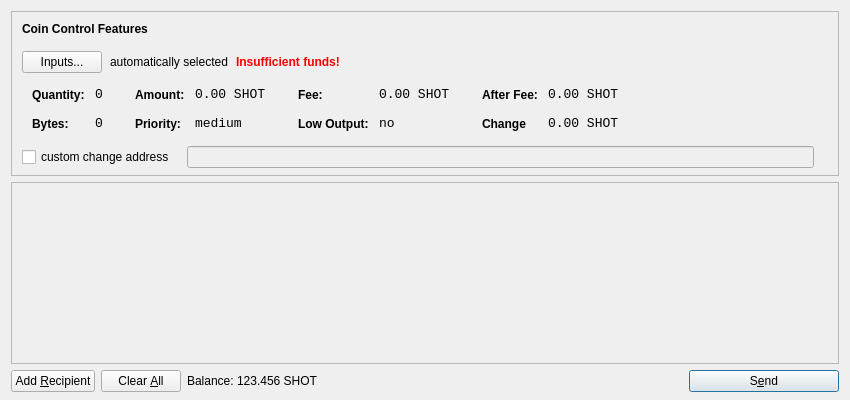
<?xml version="1.0" encoding="UTF-8"?>
<ui version="4.0">
 <class>SendCoinsDialog</class>
 <widget class="QDialog" name="SendCoinsDialog">
  <property name="geometry">
   <rect>
    <x>0</x>
    <y>0</y>
    <width>850</width>
    <height>400</height>
   </rect>
  </property>
  <property name="windowTitle">
   <string>Send Coins</string>
  </property>
  <layout class="QVBoxLayout" name="verticalLayout" stretch="0,1,0">
   <property name="bottomMargin">
    <number>8</number>
   </property>
   <item>
    <widget class="QFrame" name="frameCoinControl">
     <property name="sizePolicy">
      <sizepolicy hsizetype="Expanding" vsizetype="Expanding">
       <horstretch>0</horstretch>
       <verstretch>0</verstretch>
      </sizepolicy>
     </property>
     <property name="maximumSize">
      <size>
       <width>16777215</width>
       <height>16777215</height>
      </size>
     </property>
     <property name="frameShape">
      <enum>QFrame::StyledPanel</enum>
     </property>
     <property name="frameShadow">
      <enum>QFrame::Sunken</enum>
     </property>
     <layout class="QVBoxLayout" name="verticalLayoutCoinControl2">
      <property name="spacing">
       <number>6</number>
      </property>
      <property name="leftMargin">
       <number>0</number>
      </property>
      <property name="topMargin">
       <number>0</number>
      </property>
      <property name="rightMargin">
       <number>0</number>
      </property>
      <property name="bottomMargin">
       <number>6</number>
      </property>
      <item>
       <layout class="QVBoxLayout" name="verticalLayoutCoinControl" stretch="0,0,0,0,1">
        <property name="spacing">
         <number>0</number>
        </property>
        <property name="leftMargin">
         <number>10</number>
        </property>
        <property name="topMargin">
         <number>10</number>
        </property>
        <item>
         <layout class="QHBoxLayout" name="horizontalLayoutCoinControl1">
          <property name="bottomMargin">
           <number>15</number>
          </property>
          <item>
           <widget class="QLabel" name="labelCoinControlFeatures">
            <property name="sizePolicy">
             <sizepolicy hsizetype="Preferred" vsizetype="Maximum">
              <horstretch>0</horstretch>
              <verstretch>0</verstretch>
             </sizepolicy>
            </property>
            <property name="font">
             <font>
              <weight>75</weight>
              <bold>true</bold>
             </font>
            </property>
            <property name="styleSheet">
             <string notr="true">font-weight:bold;</string>
            </property>
            <property name="text">
             <string>Coin Control Features</string>
            </property>
           </widget>
          </item>
         </layout>
        </item>
        <item>
         <layout class="QHBoxLayout" name="horizontalLayoutCoinControl2" stretch="0,0,0,0">
          <property name="spacing">
           <number>8</number>
          </property>
          <property name="bottomMargin">
           <number>10</number>
          </property>
          <item>
           <widget class="QPushButton" name="pushButtonCoinControl">
            <property name="styleSheet">
             <string notr="true"/>
            </property>
            <property name="text">
             <string>Inputs...</string>
            </property>
           </widget>
          </item>
          <item>
           <widget class="QLabel" name="labelCoinControlAutomaticallySelected">
            <property name="text">
             <string>automatically selected</string>
            </property>
            <property name="margin">
             <number>5</number>
            </property>
           </widget>
          </item>
          <item>
           <widget class="QLabel" name="labelCoinControlInsuffFunds">
            <property name="font">
             <font>
              <weight>75</weight>
              <bold>true</bold>
             </font>
            </property>
            <property name="styleSheet">
             <string notr="true">color:red;font-weight:bold;</string>
            </property>
            <property name="text">
             <string>Insufficient funds!</string>
            </property>
            <property name="margin">
             <number>5</number>
            </property>
           </widget>
          </item>
          <item>
           <spacer name="horizontalSpacerCoinControl">
            <property name="orientation">
             <enum>Qt::Horizontal</enum>
            </property>
            <property name="sizeHint" stdset="0">
             <size>
              <width>40</width>
              <height>1</height>
             </size>
            </property>
           </spacer>
          </item>
         </layout>
        </item>
        <item>
         <widget class="QWidget" name="widgetCoinControl" native="true">
          <property name="sizePolicy">
           <sizepolicy hsizetype="Preferred" vsizetype="Preferred">
            <horstretch>0</horstretch>
            <verstretch>0</verstretch>
           </sizepolicy>
          </property>
          <property name="minimumSize">
           <size>
            <width>0</width>
            <height>0</height>
           </size>
          </property>
          <property name="styleSheet">
           <string notr="true"/>
          </property>
          <layout class="QHBoxLayout" name="horizontalLayoutCoinControl5">
           <property name="leftMargin">
            <number>0</number>
           </property>
           <property name="topMargin">
            <number>0</number>
           </property>
           <property name="rightMargin">
            <number>0</number>
           </property>
           <property name="bottomMargin">
            <number>0</number>
           </property>
           <item>
            <layout class="QHBoxLayout" name="horizontalLayoutCoinControl3" stretch="0,0,0,1">
             <property name="spacing">
              <number>20</number>
             </property>
             <property name="topMargin">
              <number>0</number>
             </property>
             <property name="bottomMargin">
              <number>10</number>
             </property>
             <item>
              <layout class="QFormLayout" name="formLayoutCoinControl1">
               <property name="horizontalSpacing">
                <number>10</number>
               </property>
               <property name="verticalSpacing">
                <number>14</number>
               </property>
               <property name="leftMargin">
                <number>10</number>
               </property>
               <property name="topMargin">
                <number>4</number>
               </property>
               <property name="rightMargin">
                <number>6</number>
               </property>
               <item row="0" column="0">
                <widget class="QLabel" name="labelCoinControlQuantityText">
                 <property name="styleSheet">
                  <string notr="true">font-weight:bold;</string>
                 </property>
                 <property name="text">
                  <string>Quantity:</string>
                 </property>
                 <property name="margin">
                  <number>0</number>
                 </property>
                </widget>
               </item>
               <item row="0" column="1">
                <widget class="QLabel" name="labelCoinControlQuantity">
                 <property name="font">
                  <font>
                   <family>Monospace</family>
                   <pointsize>10</pointsize>
                  </font>
                 </property>
                 <property name="cursor">
                  <cursorShape>IBeamCursor</cursorShape>
                 </property>
                 <property name="contextMenuPolicy">
                  <enum>Qt::ActionsContextMenu</enum>
                 </property>
                 <property name="text">
                  <string>0</string>
                 </property>
                 <property name="margin">
                  <number>0</number>
                 </property>
                 <property name="textInteractionFlags">
                  <set>Qt::LinksAccessibleByMouse|Qt::TextSelectableByKeyboard|Qt::TextSelectableByMouse</set>
                 </property>
                </widget>
               </item>
               <item row="1" column="0">
                <widget class="QLabel" name="labelCoinControlBytesText">
                 <property name="styleSheet">
                  <string notr="true">font-weight:bold;</string>
                 </property>
                 <property name="text">
                  <string>Bytes:</string>
                 </property>
                </widget>
               </item>
               <item row="1" column="1">
                <widget class="QLabel" name="labelCoinControlBytes">
                 <property name="font">
                  <font>
                   <family>Monospace</family>
                   <pointsize>10</pointsize>
                  </font>
                 </property>
                 <property name="cursor">
                  <cursorShape>IBeamCursor</cursorShape>
                 </property>
                 <property name="contextMenuPolicy">
                  <enum>Qt::ActionsContextMenu</enum>
                 </property>
                 <property name="text">
                  <string>0</string>
                 </property>
                 <property name="textInteractionFlags">
                  <set>Qt::LinksAccessibleByMouse|Qt::TextSelectableByKeyboard|Qt::TextSelectableByMouse</set>
                 </property>
                </widget>
               </item>
              </layout>
             </item>
             <item>
              <layout class="QFormLayout" name="formLayoutCoinControl2">
               <property name="horizontalSpacing">
                <number>10</number>
               </property>
               <property name="verticalSpacing">
                <number>14</number>
               </property>
               <property name="leftMargin">
                <number>6</number>
               </property>
               <property name="topMargin">
                <number>4</number>
               </property>
               <property name="rightMargin">
                <number>6</number>
               </property>
               <item row="0" column="0">
                <widget class="QLabel" name="labelCoinControlAmountText">
                 <property name="styleSheet">
                  <string notr="true">font-weight:bold;</string>
                 </property>
                 <property name="text">
                  <string>Amount:</string>
                 </property>
                 <property name="margin">
                  <number>0</number>
                 </property>
                </widget>
               </item>
               <item row="0" column="1">
                <widget class="QLabel" name="labelCoinControlAmount">
                 <property name="font">
                  <font>
                   <family>Monospace</family>
                   <pointsize>10</pointsize>
                  </font>
                 </property>
                 <property name="cursor">
                  <cursorShape>IBeamCursor</cursorShape>
                 </property>
                 <property name="contextMenuPolicy">
                  <enum>Qt::ActionsContextMenu</enum>
                 </property>
                 <property name="text">
                  <string notr="true">0.00 SHOT</string>
                 </property>
                 <property name="textInteractionFlags">
                  <set>Qt::LinksAccessibleByMouse|Qt::TextSelectableByKeyboard|Qt::TextSelectableByMouse</set>
                 </property>
                </widget>
               </item>
               <item row="1" column="0">
                <widget class="QLabel" name="labelCoinControlPriorityText">
                 <property name="styleSheet">
                  <string notr="true">font-weight:bold;</string>
                 </property>
                 <property name="text">
                  <string>Priority:</string>
                 </property>
                </widget>
               </item>
               <item row="1" column="1">
                <widget class="QLabel" name="labelCoinControlPriority">
                 <property name="font">
                  <font>
                   <family>Monospace</family>
                   <pointsize>10</pointsize>
                  </font>
                 </property>
                 <property name="cursor">
                  <cursorShape>IBeamCursor</cursorShape>
                 </property>
                 <property name="contextMenuPolicy">
                  <enum>Qt::ActionsContextMenu</enum>
                 </property>
                 <property name="text">
                  <string>medium</string>
                 </property>
                 <property name="textInteractionFlags">
                  <set>Qt::LinksAccessibleByMouse|Qt::TextSelectableByKeyboard|Qt::TextSelectableByMouse</set>
                 </property>
                </widget>
               </item>
              </layout>
             </item>
             <item>
              <layout class="QFormLayout" name="formLayoutCoinControl3">
               <property name="horizontalSpacing">
                <number>10</number>
               </property>
               <property name="verticalSpacing">
                <number>14</number>
               </property>
               <property name="leftMargin">
                <number>6</number>
               </property>
               <property name="topMargin">
                <number>4</number>
               </property>
               <property name="rightMargin">
                <number>6</number>
               </property>
               <item row="0" column="0">
                <widget class="QLabel" name="labelCoinControlFeeText">
                 <property name="styleSheet">
                  <string notr="true">font-weight:bold;</string>
                 </property>
                 <property name="text">
                  <string>Fee:</string>
                 </property>
                 <property name="margin">
                  <number>0</number>
                 </property>
                </widget>
               </item>
               <item row="0" column="1">
                <widget class="QLabel" name="labelCoinControlFee">
                 <property name="font">
                  <font>
                   <family>Monospace</family>
                   <pointsize>10</pointsize>
                  </font>
                 </property>
                 <property name="cursor">
                  <cursorShape>IBeamCursor</cursorShape>
                 </property>
                 <property name="contextMenuPolicy">
                  <enum>Qt::ActionsContextMenu</enum>
                 </property>
                 <property name="text">
                  <string notr="true">0.00 SHOT</string>
                 </property>
                 <property name="textInteractionFlags">
                  <set>Qt::LinksAccessibleByMouse|Qt::TextSelectableByKeyboard|Qt::TextSelectableByMouse</set>
                 </property>
                </widget>
               </item>
               <item row="1" column="0">
                <widget class="QLabel" name="labelCoinControlLowOutputText">
                 <property name="styleSheet">
                  <string notr="true">font-weight:bold;</string>
                 </property>
                 <property name="text">
                  <string>Low Output:</string>
                 </property>
                </widget>
               </item>
               <item row="1" column="1">
                <widget class="QLabel" name="labelCoinControlLowOutput">
                 <property name="font">
                  <font>
                   <family>Monospace</family>
                   <pointsize>10</pointsize>
                  </font>
                 </property>
                 <property name="cursor">
                  <cursorShape>IBeamCursor</cursorShape>
                 </property>
                 <property name="contextMenuPolicy">
                  <enum>Qt::ActionsContextMenu</enum>
                 </property>
                 <property name="text">
                  <string>no</string>
                 </property>
                 <property name="textInteractionFlags">
                  <set>Qt::LinksAccessibleByMouse|Qt::TextSelectableByKeyboard|Qt::TextSelectableByMouse</set>
                 </property>
                </widget>
               </item>
              </layout>
             </item>
             <item>
              <layout class="QFormLayout" name="formLayoutCoinControl4">
               <property name="horizontalSpacing">
                <number>10</number>
               </property>
               <property name="verticalSpacing">
                <number>14</number>
               </property>
               <property name="leftMargin">
                <number>6</number>
               </property>
               <property name="topMargin">
                <number>4</number>
               </property>
               <property name="rightMargin">
                <number>6</number>
               </property>
               <item row="0" column="0">
                <widget class="QLabel" name="labelCoinControlAfterFeeText">
                 <property name="styleSheet">
                  <string notr="true">font-weight:bold;</string>
                 </property>
                 <property name="text">
                  <string>After Fee:</string>
                 </property>
                 <property name="margin">
                  <number>0</number>
                 </property>
                </widget>
               </item>
               <item row="0" column="1">
                <widget class="QLabel" name="labelCoinControlAfterFee">
                 <property name="font">
                  <font>
                   <family>Monospace</family>
                   <pointsize>10</pointsize>
                  </font>
                 </property>
                 <property name="cursor">
                  <cursorShape>IBeamCursor</cursorShape>
                 </property>
                 <property name="contextMenuPolicy">
                  <enum>Qt::ActionsContextMenu</enum>
                 </property>
                 <property name="text">
                  <string notr="true">0.00 SHOT</string>
                 </property>
                 <property name="textInteractionFlags">
                  <set>Qt::LinksAccessibleByMouse|Qt::TextSelectableByKeyboard|Qt::TextSelectableByMouse</set>
                 </property>
                </widget>
               </item>
               <item row="1" column="0">
                <widget class="QLabel" name="labelCoinControlChangeText">
                 <property name="styleSheet">
                  <string notr="true">font-weight:bold;</string>
                 </property>
                 <property name="text">
                  <string>Change</string>
                 </property>
                </widget>
               </item>
               <item row="1" column="1">
                <widget class="QLabel" name="labelCoinControlChange">
                 <property name="font">
                  <font>
                   <family>Monospace</family>
                   <pointsize>10</pointsize>
                  </font>
                 </property>
                 <property name="cursor">
                  <cursorShape>IBeamCursor</cursorShape>
                 </property>
                 <property name="contextMenuPolicy">
                  <enum>Qt::ActionsContextMenu</enum>
                 </property>
                 <property name="text">
                  <string notr="true">0.00 SHOT</string>
                 </property>
                 <property name="textInteractionFlags">
                  <set>Qt::LinksAccessibleByMouse|Qt::TextSelectableByKeyboard|Qt::TextSelectableByMouse</set>
                 </property>
                </widget>
               </item>
              </layout>
             </item>
            </layout>
           </item>
          </layout>
         </widget>
        </item>
        <item>
         <layout class="QHBoxLayout" name="horizontalLayoutCoinControl4" stretch="0,0,0">
          <property name="spacing">
           <number>12</number>
          </property>
          <property name="sizeConstraint">
           <enum>QLayout::SetDefaultConstraint</enum>
          </property>
          <property name="topMargin">
           <number>5</number>
          </property>
          <property name="rightMargin">
           <number>5</number>
          </property>
          <item>
           <widget class="QCheckBox" name="checkBoxCoinControlChange">
            <property name="text">
             <string>custom change address</string>
            </property>
           </widget>
          </item>
          <item>
           <widget class="QLineEdit" name="lineEditCoinControlChange">
            <property name="enabled">
             <bool>false</bool>
            </property>
            <property name="sizePolicy">
             <sizepolicy hsizetype="Expanding" vsizetype="Fixed">
              <horstretch>0</horstretch>
              <verstretch>0</verstretch>
             </sizepolicy>
            </property>
           </widget>
          </item>
          <item>
           <widget class="QLabel" name="labelCoinControlChangeLabel">
            <property name="sizePolicy">
             <sizepolicy hsizetype="Preferred" vsizetype="Expanding">
              <horstretch>0</horstretch>
              <verstretch>0</verstretch>
             </sizepolicy>
            </property>
            <property name="minimumSize">
             <size>
              <width>0</width>
              <height>0</height>
             </size>
            </property>
            <property name="text">
             <string/>
            </property>
            <property name="margin">
             <number>3</number>
            </property>
           </widget>
          </item>
         </layout>
        </item>
        <item>
         <spacer name="verticalSpacerCoinControl">
          <property name="orientation">
           <enum>Qt::Vertical</enum>
          </property>
          <property name="sizeHint" stdset="0">
           <size>
            <width>800</width>
            <height>1</height>
           </size>
          </property>
         </spacer>
        </item>
       </layout>
      </item>
     </layout>
    </widget>
   </item>
   <item>
    <widget class="QScrollArea" name="scrollArea">
     <property name="widgetResizable">
      <bool>true</bool>
     </property>
     <widget class="QWidget" name="scrollAreaWidgetContents">
      <property name="geometry">
       <rect>
        <x>0</x>
        <y>0</y>
        <width>830</width>
        <height>145</height>
       </rect>
      </property>
      <layout class="QVBoxLayout" name="verticalLayout_2">
       <property name="leftMargin">
        <number>0</number>
       </property>
       <property name="topMargin">
        <number>0</number>
       </property>
       <property name="rightMargin">
        <number>0</number>
       </property>
       <property name="bottomMargin">
        <number>0</number>
       </property>
       <item>
        <layout class="QVBoxLayout" name="entries">
         <property name="spacing">
          <number>6</number>
         </property>
        </layout>
       </item>
       <item>
        <spacer name="verticalSpacer">
         <property name="orientation">
          <enum>Qt::Vertical</enum>
         </property>
         <property name="sizeHint" stdset="0">
          <size>
           <width>20</width>
           <height>40</height>
          </size>
         </property>
        </spacer>
       </item>
      </layout>
     </widget>
    </widget>
   </item>
   <item>
    <layout class="QHBoxLayout" name="horizontalLayout">
     <item>
      <widget class="QPushButton" name="addButton">
       <property name="toolTip">
        <string>Send to multiple recipients at once</string>
       </property>
       <property name="text">
        <string>Add &amp;Recipient</string>
       </property>
       <property name="autoDefault">
        <bool>false</bool>
       </property>
      </widget>
     </item>
     <item>
      <widget class="QPushButton" name="clearButton">
       <property name="sizePolicy">
        <sizepolicy hsizetype="Minimum" vsizetype="Fixed">
         <horstretch>0</horstretch>
         <verstretch>0</verstretch>
        </sizepolicy>
       </property>
       <property name="toolTip">
        <string>Remove all transaction fields</string>
       </property>
       <property name="text">
        <string>Clear &amp;All</string>
       </property>
       <property name="autoRepeatDelay">
        <number>300</number>
       </property>
       <property name="autoDefault">
        <bool>false</bool>
       </property>
      </widget>
     </item>
     <item>
      <layout class="QHBoxLayout" name="horizontalLayout_2">
       <property name="spacing">
        <number>3</number>
       </property>
       <item>
        <widget class="QLabel" name="label">
         <property name="sizePolicy">
          <sizepolicy hsizetype="Preferred" vsizetype="Fixed">
           <horstretch>0</horstretch>
           <verstretch>0</verstretch>
          </sizepolicy>
         </property>
         <property name="text">
          <string>Balance:</string>
         </property>
        </widget>
       </item>
       <item>
        <widget class="QLabel" name="labelBalance">
         <property name="sizePolicy">
          <sizepolicy hsizetype="Preferred" vsizetype="Fixed">
           <horstretch>0</horstretch>
           <verstretch>0</verstretch>
          </sizepolicy>
         </property>
         <property name="cursor">
          <cursorShape>IBeamCursor</cursorShape>
         </property>
         <property name="text">
          <string notr="true">123.456 SHOT</string>
         </property>
         <property name="textInteractionFlags">
          <set>Qt::LinksAccessibleByMouse|Qt::TextSelectableByKeyboard|Qt::TextSelectableByMouse</set>
         </property>
        </widget>
       </item>
      </layout>
     </item>
     <item>
      <spacer name="horizontalSpacer">
       <property name="orientation">
        <enum>Qt::Horizontal</enum>
       </property>
       <property name="sizeHint" stdset="0">
        <size>
         <width>40</width>
         <height>20</height>
        </size>
       </property>
      </spacer>
     </item>
     <item>
      <widget class="QPushButton" name="sendButton">
       <property name="minimumSize">
        <size>
         <width>150</width>
         <height>0</height>
        </size>
       </property>
       <property name="toolTip">
        <string>Confirm the send action</string>
       </property>
       <property name="text">
        <string>S&amp;end</string>
       </property>
       <property name="icon">
        <iconset resource="../Moonshot.qrc">
         <normaloff>:/icons/send_w</normaloff>:/icons/send_w</iconset>
       </property>
       <property name="default">
        <bool>true</bool>
       </property>
      </widget>
     </item>
    </layout>
   </item>
  </layout>
 </widget>
 <resources>
  <include location="../Moonshot.qrc"/>
 </resources>
 <connections/>
</ui>
